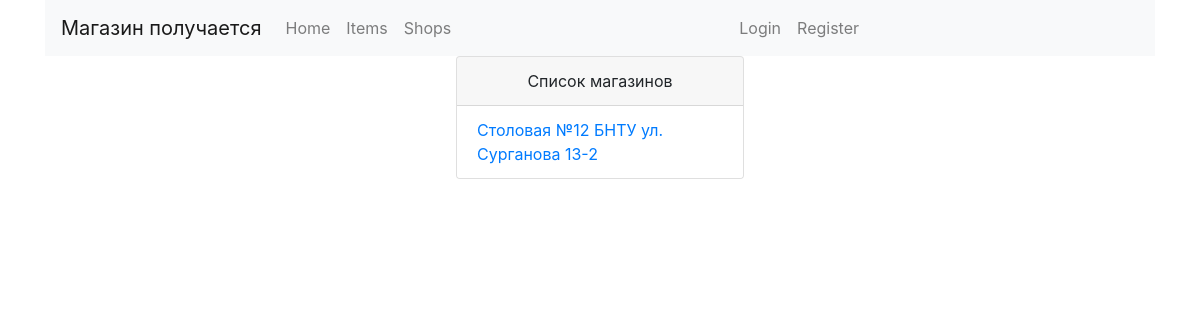
The app's page /shop_list/, older data.
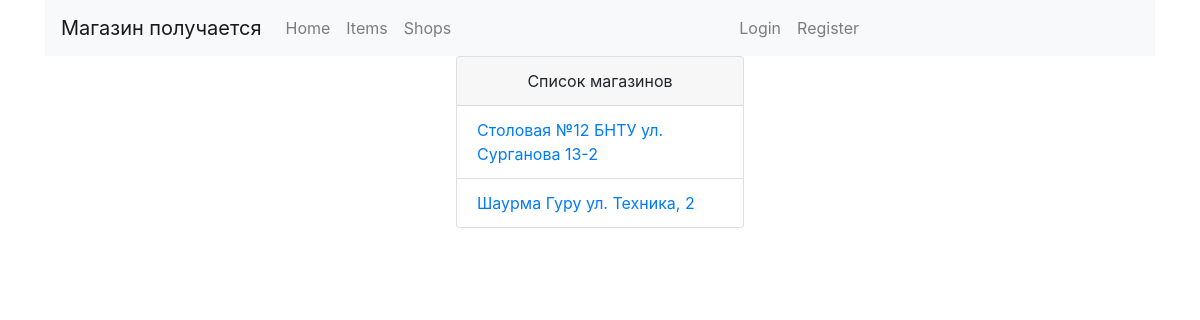
The same page, newer data.
### shop/models.py (models this page shows, shortened)
class Shop(models.Model):
    name = models.CharField(
        max_length=128,
        verbose_name='Наименование магазина'
    )
    address = models.CharField(
        max_length=256,
        verbose_name='Адрес магазина'
    )
    staff_amount = models.PositiveIntegerField(
        blank=True,
        null=True
    )
    def __str__(self):
        return f'{self.name} {self.address}'
    class Meta:
        verbose_name = 'Магазин'
        verbose_name_plural = "Магазины"
        ordering = (
            'name',
        )

### shop/views.py (the view)
# urls.py: path('shop_list/', ShopList.as_view(), name="shop_list"),
class ShopList(ListView):
    template_name = 'shop/shop/shop_list.html'
    model = Shop
    context_object_name = 'shop_list'

### cart/context_processors.py (called while the page is built)
def cart(request):
    return {'cart': Cart(request)}

### shop/templates/shop/shop/shop_list.html (shortened to what this page needs)
{% extends 'shop/base.html' %}
{% load static %}
{% block body %}
    <div class="col-lg-6 offset-3">
        <div class="card" style="width:18rem; margin: auto" >
            <div class="card-header" style="text-align: center">
                Список магазинов
            </div>
            <ul class="list-group list-group-flush">
                {% for shop in shop_list %}
                    <li class="list-group-item">
                        <a href="{% url 'shop:shop_detail' shop.id %}">
                            {{ shop }}
                        </a>
                    </li>
                {% endfor %}
            </ul>
        </div>
    </div>
{% endblock %}

Row changes from the older to the newer data that the page shows:
added Shop: name+address "Шаурма Гуру ул. Техника, 2"
